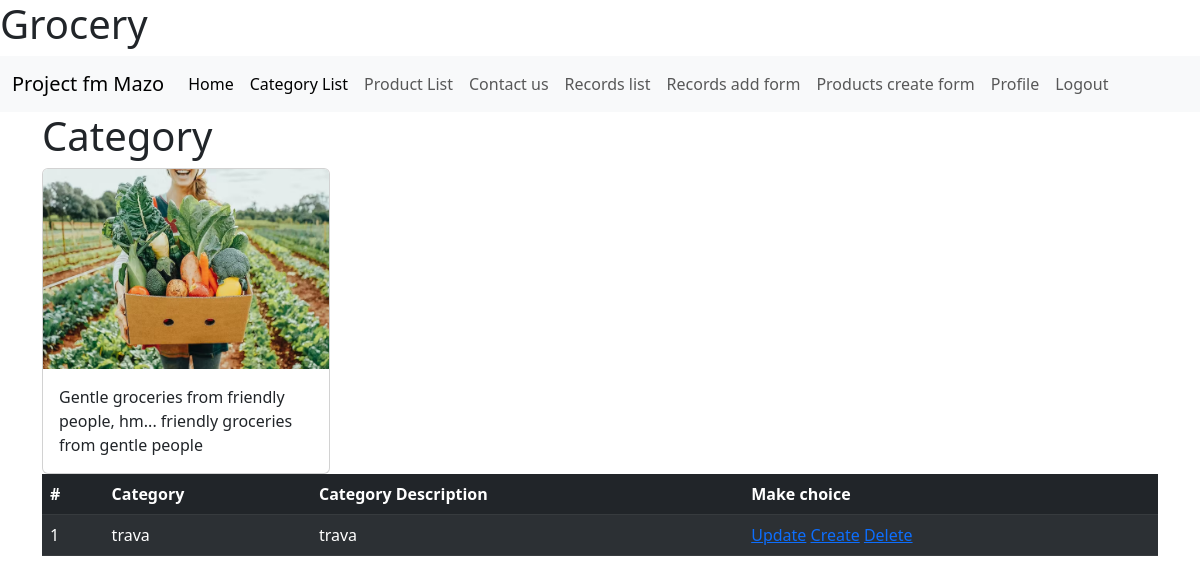
Page /category/ (signed in) on the committed database.
### catalog/models.py (models this page shows, shortened)
class Category(models.Model):
    category = models.CharField(max_length=250, verbose_name="Category")
    category_description = models.CharField(max_length=250, verbose_name="Category description")

### catalog/views.py (the view)
# urls.py: path('category/', CategoryListView.as_view(), name='Category_List'),
class CategoryListView(LoginRequiredMixin, ListView):
    model = Category
    success_url = reverse_lazy('catalog:Category_List')

### catalog/templates/catalog/category_list.html (shortened to what this page needs)
{% extends 'catalog/base.html' %}
    {% block content %}
<h1>Category</h1>
<div class="card" style="width: 18rem;">
  <img src="/media/grocery_delivery.avif" width="10" height="200" class="card-img-top" alt="Lemon">
  <div class="card-body">
    <p class="card-text">Gentle groceries from friendly people, hm... friendly groceries from gentle people</p>
  </div>
</div>
  <table class="table table-dark table-striped">
          <thead>
            <tr>
              <th scope="col">#</th>
              <th scope="col">Category</th>
              <th scope="col">Category Description</th>
                <th scope="col">Make choice</th>
            </tr>
          </thead>
          <tbody>
           {% for object in object_list %}
                <tr>
                    <td>{{object.id}}</td>
                    <td>{{object.category}}</td>
                    <td>{{object.category_description}}</td>
                    <td>
                        <a class="btn.btn-default" href="{% url 'catalog:Product_form' object.pk %}" >Update</a>
                        <a class="btn.btn-default" href="{% url 'catalog:Product_create' object.pk %}" >Create</a>
                        <a class="btn.btn-default" href="{% url 'catalog:Product_delete' object.pk %}" >Delete</a>
                    </td>
                </tr>
          {% endfor %}
          </tbody>
        </table>
    {% load filter_catalog %}
    {% endblock %}

### rows in the picture
Category: id "1", category "trava", category_description "trava"
